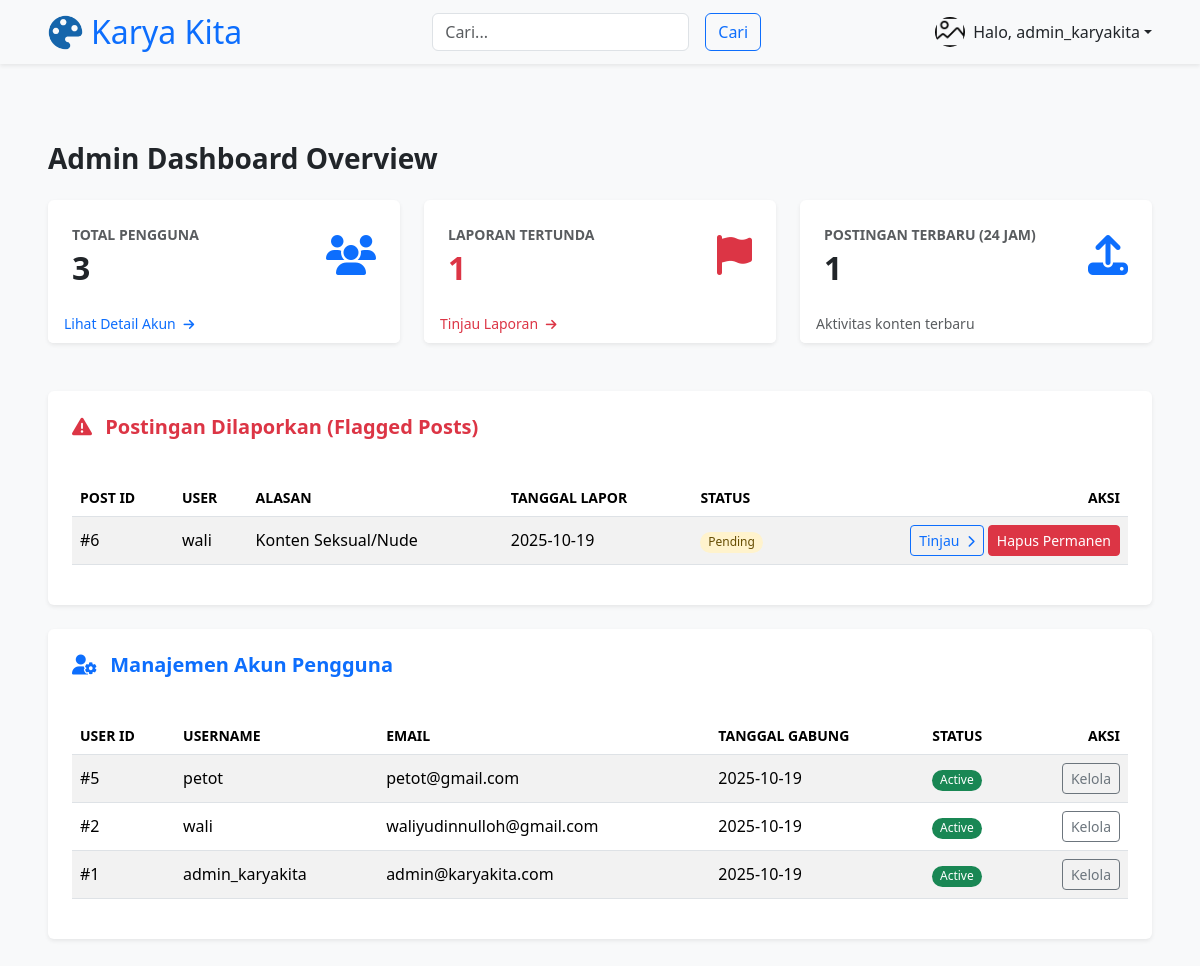
/admin/index.php (signed in), run on the app's committed database.
### tables this page shows
CREATE TABLE `users` (
  `user_id` int(11) NOT NULL,
  `username` varchar(50) NOT NULL,
  `email` varchar(100) NOT NULL,
  `password` varchar(255) NOT NULL,
  `full_name` varchar(100) DEFAULT NULL,
  `bio` text DEFAULT NULL,
  `profile_picture` varchar(255) DEFAULT 'default.png',
  `created_at` timestamp NOT NULL DEFAULT current_timestamp(),
  `role` enum('admin','user') NOT NULL DEFAULT 'user',
  `status` enum('active','suspended','inactive') NOT NULL DEFAULT 'active'
);

CREATE TABLE `reports` (
  `report_id` int(11) NOT NULL,
  `post_id` int(11) NOT NULL,
  `reported_by` int(11) DEFAULT NULL,
  `reason` varchar(255) NOT NULL,
  `details` text DEFAULT NULL,
  `status` enum('pending','resolved','ignored') NOT NULL DEFAULT 'pending',
  `created_at` timestamp NOT NULL DEFAULT current_timestamp()
);

CREATE TABLE `posts` (
  `post_id` int(11) NOT NULL,
  `user_id` int(11) NOT NULL,
  `content_title` varchar(255) DEFAULT NULL,
  `content_text` text DEFAULT NULL,
  `media_url` varchar(255) NOT NULL,
  `post_type` enum('image','video','text') NOT NULL DEFAULT 'image',
  `created_at` timestamp NOT NULL DEFAULT current_timestamp(),
  `category_id` int(11) DEFAULT NULL
);

### admin/index.php (the view, shortened to what this page needs)
<?php
include '../config/database.php';
$current_user = $_SESSION['user_id'];
$userdata_query = "SELECT username, full_name, profile_picture FROM users WHERE user_id = ?";
$userdata_stmt = $conn->prepare($userdata_query);
$userdata_stmt->bind_param("i", $current_user);
$userdata_stmt->execute();
$userdata_result = $userdata_stmt->get_result();
$current_user = $userdata_result->fetch_assoc();
$sql_users = "SELECT COUNT(user_id) AS total_users FROM users";
$result_users = $conn->query($sql_users);
$kpi_users = $result_users->fetch_assoc();
$total_users = $kpi_users['total_users'];
$sql_reports = "SELECT COUNT(report_id) AS pending_reports FROM reports WHERE status = 'pending'";
$result_reports = $conn->query($sql_reports);
$kpi_reports = $result_reports->fetch_assoc();
$pending_reports = $kpi_reports['pending_reports'];
$sql_recent_posts = "SELECT COUNT(post_id) AS recent_posts FROM posts WHERE created_at >= DATE_SUB(NOW(), INTERVAL 1 DAY)";
$result_recent_posts = $conn->query($sql_recent_posts);
$kpi_recent_posts = $result_recent_posts->fetch_assoc();
$recent_posts = $kpi_recent_posts['recent_posts'];
$sql_flagged = "
SELECT
    r.report_id, r.reason, r.created_at AS date, r.status,
    u.username, p.post_id
FROM reports r
JOIN users u ON r.reported_by = u.user_id
JOIN posts p ON r.post_id = p.post_id
ORDER BY r.created_at DESC
LIMIT 10
";
$flagged_result = $conn->query($sql_flagged);
$sql_accounts = "
SELECT
    user_id, username, email,
    created_at AS join_date, status
FROM users
ORDER BY created_at DESC
LIMIT 10
";
$accounts_result = $conn->query($sql_accounts);
?>
<!DOCTYPE html>
<html lang="en">
<head>
    <link rel="stylesheet" href="https://cdn.jsdelivr.net/npm/bootstrap@5.3.3/dist/css/bootstrap.min.css">
    <link rel="stylesheet" href="https://cdnjs.cloudflare.com/ajax/libs/font-awesome/6.5.2/css/all.min.css"
        xintegrity="sha512-SnH5WK+bZxgPHs44uWIX+LLMDJdZ4w4Xy6gQ7xE/z/QjD/sI+hA3mB4+dGjWp/g9g09Xl3Qy/uDqWz4e7tO3w=="
 />
    <link rel="stylesheet" href="../assets/css/style.css">
</head>
<body>
    <header>
        <nav class="navbar navbar-expand-lg navbar-light bg-light shadow-sm mb-3 fixed-top">
            <div class="container-fluid px-4 px-lg-5 gap-3">
                <div class="navbar-brand">
                    <a href="homePage.php" class="d-flex align-items-center text-decoration-none text-primary gap-2">
                        <img src="../assets/sets/canvas.png" alt="logo" class="logo">
                        <h1>Karya Kita</h1>
                    </a>
                </div>
                <form action="" class="d-flex" role="search">
                    <input class="form-control me-2" type="search" placeholder="Cari..." aria-label="Search">
                    <button class="btn btn-outline-primary ms-2" type="submit">Cari</button>
                </form>
                <div class="d-flex align-items-center">
                    <div class="dropdown">
                        <a class="nav-link dropdown-toggle d-flex align-items-center"
                            href="#" id="navbarDropdownMenuLink"
                            role="button" data-bs-toggle="dropdown"
                            aria-expanded="false">
                            <?php
                                $profile_pic = $current_user['profile_picture'] ?? 'default.png';
                                $profile_pic_path = "../assets/post/profile/" . htmlspecialchars($profile_pic);
                            ?>
                            <img src="<?php echo $profile_pic_path; ?>"
                                class="rounded-circle me-2" height="30" alt="Avatar"
                            />
                            <span class="d-none d-sm-block">Halo, <?php echo htmlspecialchars($current_user['username']); ?></span>
                        </a>
                    </div>
                </div>
            </div>
        </nav>
    </header>
    <main class="container-fluid px-4 px-lg-5">
        <h2 class="h3 fw-bold pt-4 mb-4 mt-5">Admin Dashboard Overview</h2>
        <div class="row g-4 mb-5">
            <div class="col-md-4 col-sm-6">
                <div class="card shadow-sm border-0 h-100">
                    <div class="card-body d-flex justify-content-between align-items-center p-4">
                        <div>
                            <p class="text-uppercase text-muted mb-1 small fw-semibold">Total Pengguna</p>
                            <h3 class="h2 fw-bold mb-0 text-dark"><?php echo number_format($total_users); ?></h3>
                        </div>
                        <i class="fas fa-users card-icon"></i>
                    </div>
                    <div class="card-footer bg-white border-0 pt-0 pb-2">
                        <a href="#user-accounts" class="small text-decoration-none text-primary">Lihat Detail Akun <i class="fas fa-arrow-right small ms-1"></i></a>
                    </div>
                </div>
            </div>
            <div class="col-md-4 col-sm-6">
                <div class="card shadow-sm border-0 h-100">
                    <div class="card-body d-flex justify-content-between align-items-center p-4">
                        <div>
                            <p class="text-uppercase text-muted mb-1 small fw-semibold">Laporan Tertunda</p>
                            <h3 class="h2 fw-bold mb-0 text-danger"><?php echo $pending_reports; ?></h3>
                        </div>
                        <i class="fas fa-flag card-icon text-danger"></i>
                    </div>
                    <div class="card-footer bg-white border-0 pt-0 pb-2">
                        <a href="#flagged-posts" class="small text-decoration-none text-danger">Tinjau Laporan <i class="fas fa-arrow-right small ms-1"></i></a>
                    </div>
                </div>
            </div>
            <div class="col-md-4 col-sm-6">
                <div class="card shadow-sm border-0 h-100">
                    <div class="card-body d-flex justify-content-between align-items-center p-4">
                        <div>
                            <p class="text-uppercase text-muted mb-1 small fw-semibold">Postingan Terbaru (24 Jam)</p>
                            <h3 class="h2 fw-bold mb-0 text-dark"><?php echo $recent_posts; ?></h3>
                        </div>
                        <i class="fas fa-upload card-icon"></i>
                    </div>
                    <div class="card-footer bg-white border-0 pt-0 pb-2">
                         <span class="small text-muted">Aktivitas konten terbaru</span>
                    </div>
                </div>
            </div>
        </div>
        <div class="row g-4">
            <div class="col-12" id="flagged-posts">
                <div class="card shadow-sm border-0">
                    <div class="card-body p-4">
                        <h3 class="h5 card-title fw-bold mb-3 text-danger">
                            <i class="fas fa-exclamation-triangle me-2"></i> Postingan Dilaporkan (Flagged Posts)
                        </h3>
                        <div class="table-responsive">
                            <table class="table table-striped table-hover align-middle">
                                <thead class="bg-light text-uppercase small">
                                    <tr>
                                        <th scope="col">Post ID</th>
                                        <th scope="col">User</th>
                                        <th scope="col">Alasan</th>
                                        <th scope="col">Tanggal Lapor</th>
                                        <th scope="col">Status</th>
                                        <th scope="col" class="text-end">Aksi</th>
                                    </tr>
                                </thead>
                                <tbody>
                                    <?php if ($flagged_result->num_rows > 0): ?>
                                        <?php while ($report = $flagged_result->fetch_assoc()): ?>
                                            <?php
                                                $badge_class = ($report['status'] == 'pending') ? 'status-pending' : 'status-resolved';
                                                $action_text = ($report['status'] == 'pending') ? 'Tinjau' : 'Detail';
                                                $action_color = ($report['status'] == 'pending') ? 'btn-outline-primary' : 'btn-outline-secondary';
                                            ?>
                                            <tr>
                                                <td>#<?php echo htmlspecialchars($report['post_id']); ?></td>
                                                <td><?php echo htmlspecialchars($report['username']); ?></td>
                                                <td><?php echo htmlspecialchars($report['reason']); ?></td>
                                                <td><?php echo date("Y-m-d", strtotime($report['date'])); ?></td>
                                                <td>
                                                    <span class="badge rounded-pill <?php echo $badge_class; ?> fw-medium">
                                                        <?php echo ucfirst(htmlspecialchars($report['status'])); ?>
                                                    </span>
                                                </td>
                                                <td class="text-end">
                                                    <a class="btn btn-sm <?php echo $action_color; ?>"
                                                        href="tinjau_post.php?id=<?php echo $report['post_id']; ?>">
                                                        <?php echo $action_text; ?>
                                                        <?php if ($report['status'] == 'pending'): ?>
                                                            <i class="fas fa-chevron-right small ms-1"></i>
                                                        <?php endif; ?>
                                                    </a>
                                                    <button onclick="deletePost(<?php echo $report['post_id']; ?>, true)" class="btn btn-sm btn-danger">
                                                        Hapus Permanen
                                                    </button>
                                                </td>
                                            </tr>
                                        <?php endwhile; ?>
                                    <?php else: ?>
                                        <tr>
                                            <td colspan="6" class="text-center py-4 text-success fw-medium">🥳 Tidak ada laporan tertunda!</td>
                                        </tr>
                                    <?php endif; ?>
                                </tbody>
                            </table>
                        </div>
                    </div>
                </div>
            </div>
            <div class="col-12" id="user-accounts">
                <div class="card shadow-sm border-0">
                    <div class="card-body p-4">
                        <h3 class="h5 card-title fw-bold mb-3 text-primary">
                            <i class="fas fa-user-cog me-2"></i> Manajemen Akun Pengguna
                        </h3>
                        <div class="table-responsive">
                            <table class="table table-striped table-hover align-middle">
                                <thead class="bg-light text-uppercase small">
                                    <tr>
                                        <th scope="col">User ID</th>
                                        <th scope="col">Username</th>
                                        <th scope="col">Email</th>
                                        <th scope="col">Tanggal Gabung</th>
                                        <th scope="col">Status</th>
                                        <th scope="col" class="text-end">Aksi</th>
                                    </tr>
                                </thead>
                                <tbody>
                                    <?php if ($accounts_result->num_rows > 0): ?>
                                        <?php while ($user = $accounts_result->fetch_assoc()): ?>
                                            <?php
                                                $status_text = ucfirst(htmlspecialchars($user['status']));
                                                $badge_color = ($user['status'] == 'active') ? 'text-bg-success' : 'status-suspended';
                                                $action_text = ($user['status'] == 'active') ? 'Kelola' : 'Aktivasi';
                                                $action_color = ($user['status'] == 'active') ? 'btn-outline-secondary' : 'btn-outline-danger';
                                            ?>
                                            <tr>
                                                <td>#<?php echo htmlspecialchars($user['user_id']); ?></td>
                                                <td><?php echo htmlspecialchars($user['username']); ?></td>
                                                <td><?php echo htmlspecialchars($user['email']); ?></td>
                                                <td><?php echo date("Y-m-d", strtotime($user['join_date'])); ?></td>
                                                <td><span class="badge rounded-pill <?php echo $badge_color; ?> fw-medium"><?php echo $status_text; ?></span></td>
                                                <td class="text-end">
                                                    <a class="btn btn-sm <?php echo $action_color; ?>" href="manage_user.php?id=<?php echo $user['user_id']; ?>">
                                                        <?php echo $action_text; ?>
                                                    </a>
                                                </td>
                                            </tr>
                                        <?php endwhile; ?>
                                    <?php else: ?>
                                        <tr>
                                            <td colspan="6" class="text-center py-4 text-muted">Belum ada data pengguna yang terdaftar.</td>
                                        </tr>
                                    <?php endif; ?>
                                </tbody>
                            </table>
                        </div>
                    </div>
                </div>
            </div>
        </div>
    </main>
<?php include '../footer.php'; ?>

### footer.php (shortened to what this page needs)
</body>
</html>

### assets/css/style.css (style rules this page uses)
body { padding-top: 56px; background-color: #f8f9fa; }
@media (min-width: 992px) { body { padding-top: 70px; padding-bottom: 60px; } }
.logo { width: 35px; height: 35px; object-fit: contain; }
*, *::before, *::after { box-sizing: border-box; }
h1, h2, h3, h4, h5, h6, p, ul, ol, figure { margin: 0; padding: 0; }
h1 { font-size: 2rem; }
h2 { font-size: 1.75rem; }
h3 { font-size: 1.5rem; }
p { font-size: 1rem; }
:root { --primary-color: #0d6efd; }
.card-icon { font-size: 2.5rem; color: var(--primary-color); }
.status-pending { background-color: #fff3cd; color: #664d03; }

### data on the page
users: profile_picture (placeholder picture), username "admin_karyakita", user_id "1", email "admin@karyakita.com", created_at "2025-10-19", status "Active", status "Kelola"
reports: post.post_id "6", reported_by.username "wali", reason "Konten Seksual/Nude", created_at "2025-10-19", status "Pending", status "Tinjau"
users: user_id "5", username "petot", email "petot@gmail.com", created_at "2025-10-19", status "Active", status "Kelola"
users: user_id "2", username "wali", email "waliyudinnulloh@gmail.com", created_at "2025-10-19", status "Active", status "Kelola"

### other printed values
$total_users "3"
$pending_reports "1"
$recent_posts "1"
